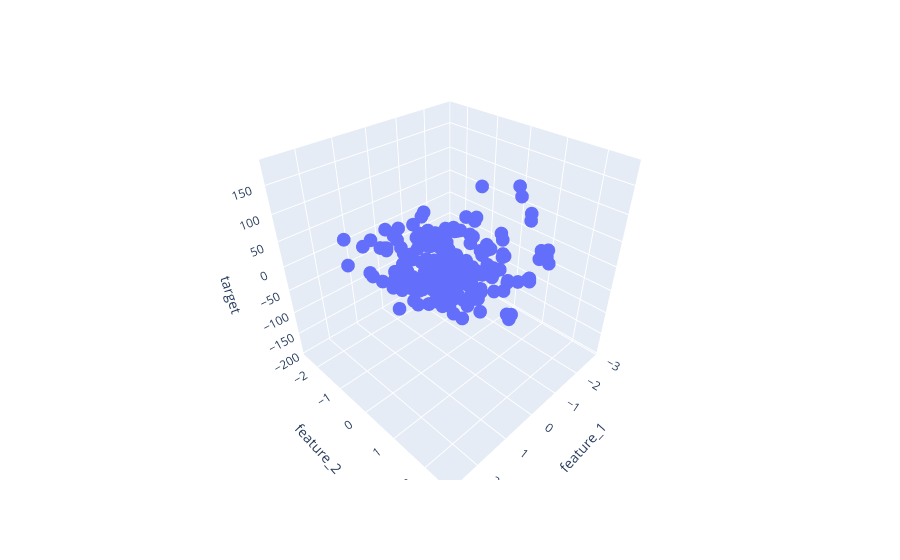

The cell this chart's notebook holds for it:
### Code cell
fig = pe.scatter_3d(df, x = 'feature_1', y = 'feature_2', z='target')

fig.show()

# If we zoom, we will be able to see points are scattered, else we will see as if points are very near to each other.

### Figure 1 — Plotly figure (JSON) as saved in the notebook; plotly's stock layout.template omitted (floating-point values rounded to 4 significant figures; data arrays with more than 128 entries replaced by an {"elided": "..."} marker saying what was removed)
{"data": [{"hovertemplate": "feature_1=%{x}<br>feature_2=%{y}<br>target=%{z}<extra></extra>", "legendgroup": "", "marker": {"color": "#636efa", "symbol": "circle"}, "mode": "markers", "name": "", "scene": "scene", "showlegend": false, "type": "scatter3d", "x": {"elided": "200 float values"}, "y": {"elided": "200 float values"}, "z": {"elided": "200 float values"}}], "layout": {"legend": {"tracegroupgap": 0}, "margin": {"t": 60}, "scene": {"domain": {"x": [0, 1], "y": [0, 1]}, "xaxis": {"title": {"text": "feature_1"}}, "yaxis": {"title": {"text": "feature_2"}}, "zaxis": {"title": {"text": "target"}}}}}
